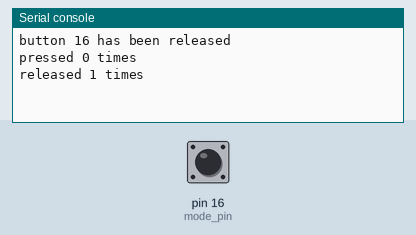
A program run on a simulated MicroPython board. Shown: the last lines printed to the serial console. Inputs (shaded band) come from the test bench; at power-on: pin 16 (mode_pin) HIGH. Library files of the repository ran but are not shown: mp_button.py.

Above: at 1.2 s.
1.3 s: pin 16 (mode_pin) pulled LOW for 0.15 s
At 2.2 s:
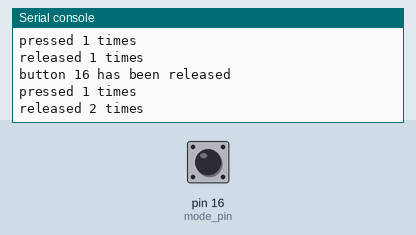
2.9 s: pin 16 (mode_pin) pulled LOW for 1 s
At 4.6 s:
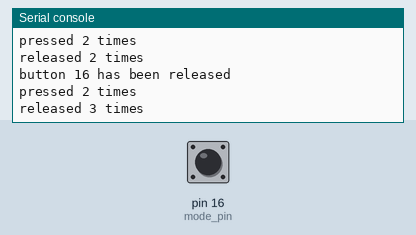
5.4 s: pin 16 (mode_pin) pulled LOW for 0.15 s
At 6.5 s:
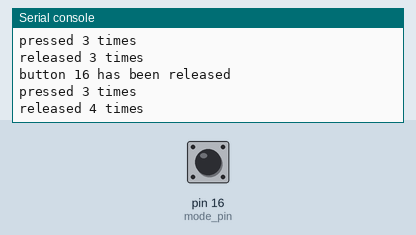
Timing chart, 0 to 8.4 s (numbered marks = the images above; inputs shaded):
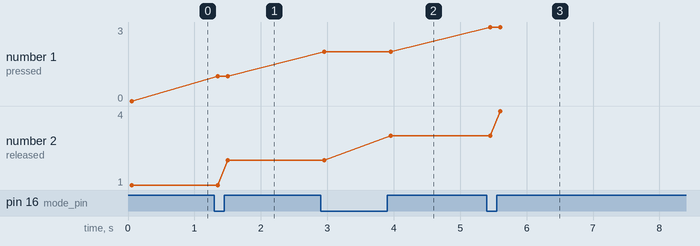

Measured:
- after the input at 1.3 s, the serial console: prints a new line after 0.05 s (image 1)
- after the input at 2.9 s, the serial console: prints a new line after 0.05 s (image 2)
- after the input at 5.4 s, the serial console: prints a new line after 0.05 s (image 3)
- plotted number 2: 1 → 2 after the input at 1.3 s, 2 → 3 after the input at 2.9 s, 3 → 4 after the input at 5.4 s

The program:

button-test.py
```python
from mp_button import Button
from machine import Pin

# lower right corner - button closes path to GND
mode_pin = Pin(16, Pin.IN, Pin.PULL_UP)

# we create a counter to increment as we press
# and one to increment as we release
counter_pressed = 0
counter_released = 0

# the following method (function) will be invoked
# when the button changes state
# the Button module expects a callback to handle
# - pin number
# - event (Button.PRESSED | Button.RELEASED)
# the event contains a string 'pressed' or 'released'
# which can be used in your code to act upon
def button_change(button, event):
    global counter_pressed, counter_released
    print(f'button {button} has been {event}')
    if event == Button.PRESSED:
        counter_pressed += 1
    if event == Button.RELEASED:
        counter_released += 1
    print(f'pressed {counter_pressed} times')
    print(f'released {counter_released} times')


# we define a variable which holds a Button
# this Button object will be created using:
# - a pin number (GPIOx)
# - the state at rest (value() is False by default)
# - a callback to invoke when the button changes state (see above)
button_one = Button(16, False, button_change, internal_pullup = True)

# a named parameter approach is also possible
# button_one = Button(17, rest_state = False, callback = button_change)

# during our loop we keep checking the button(s)
while(True):
    button_one.update()
```
